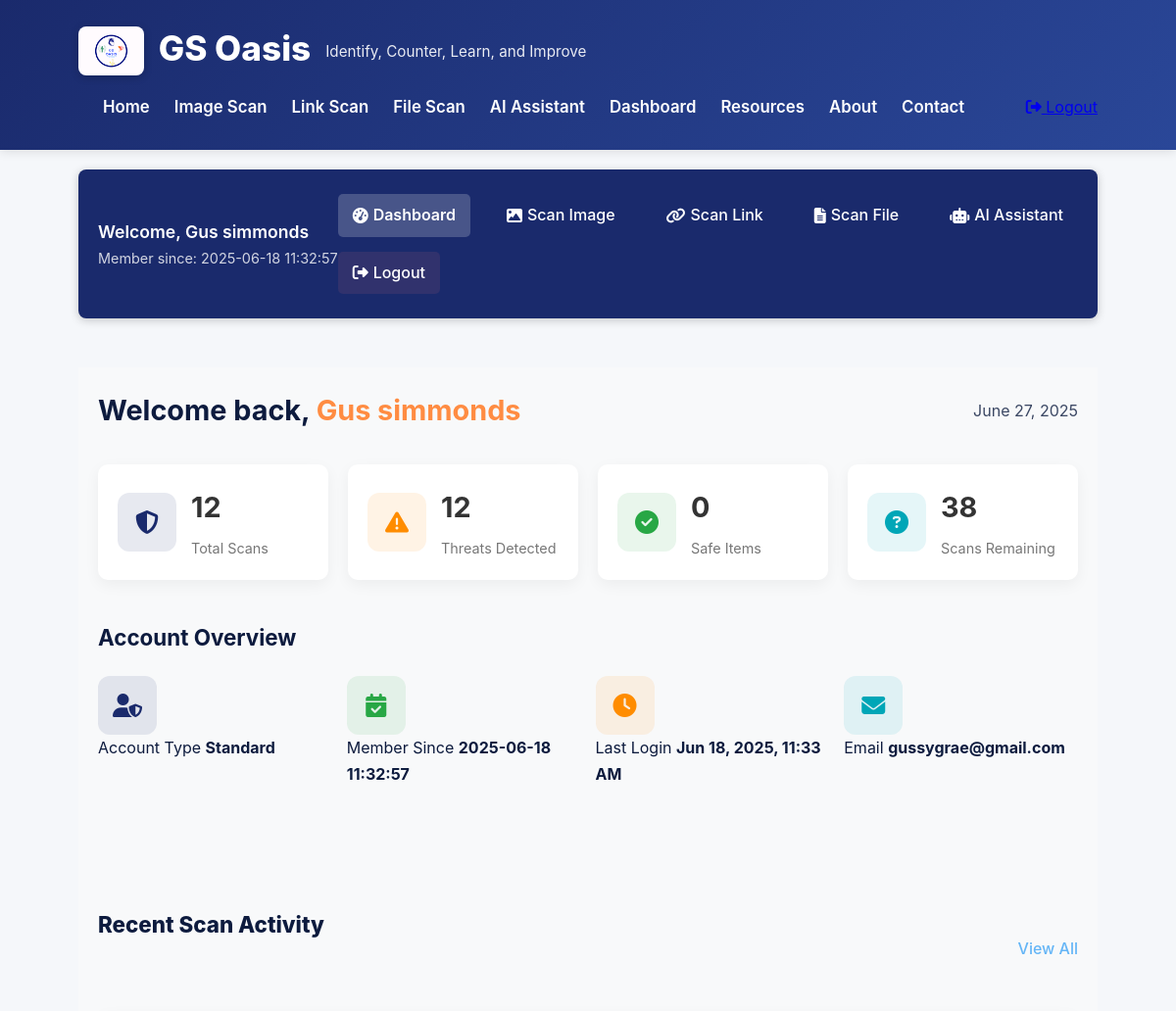
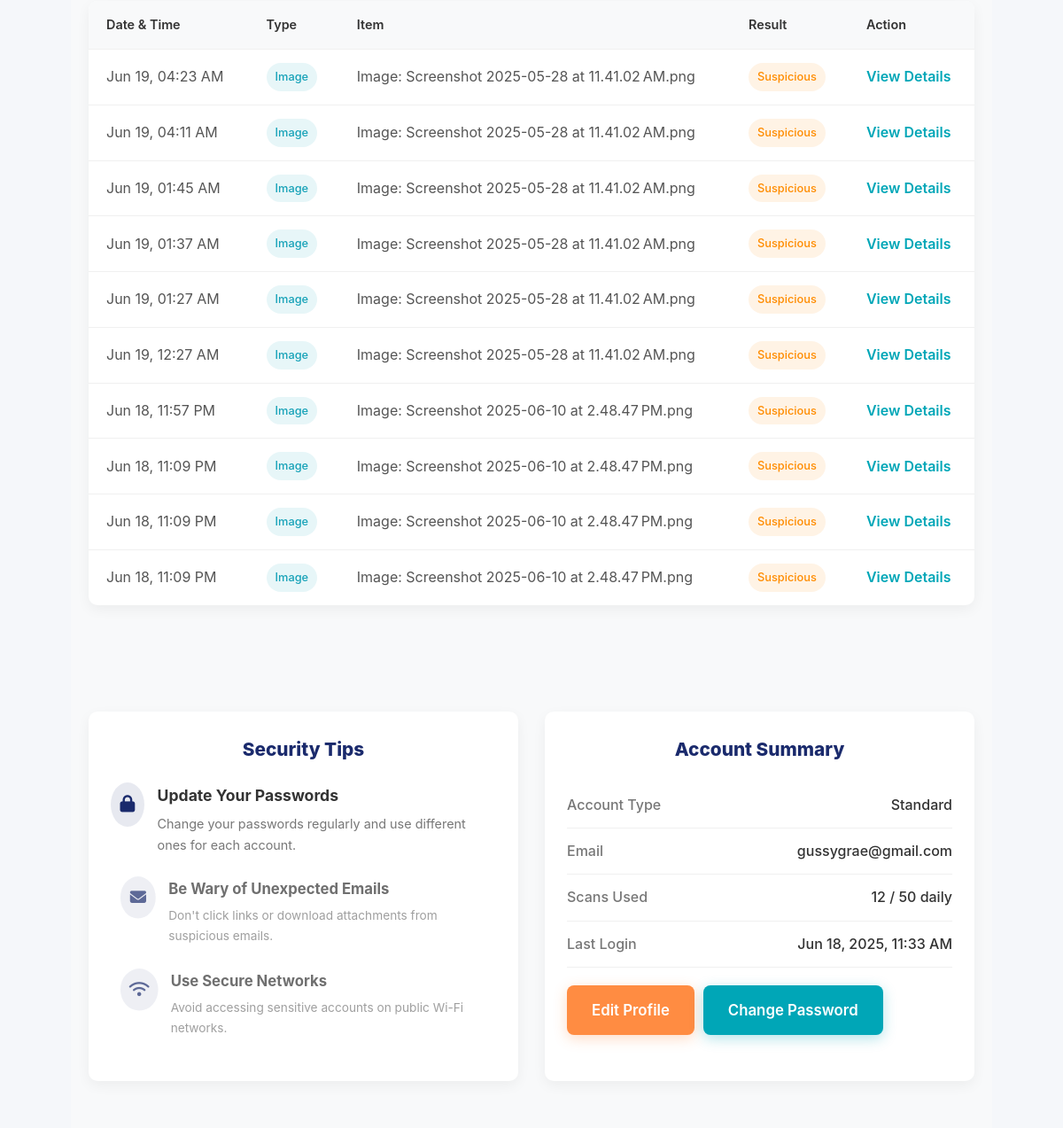
Page /dashboard (signed in, upper part) on the earlier database version (2 pictures, top to bottom).
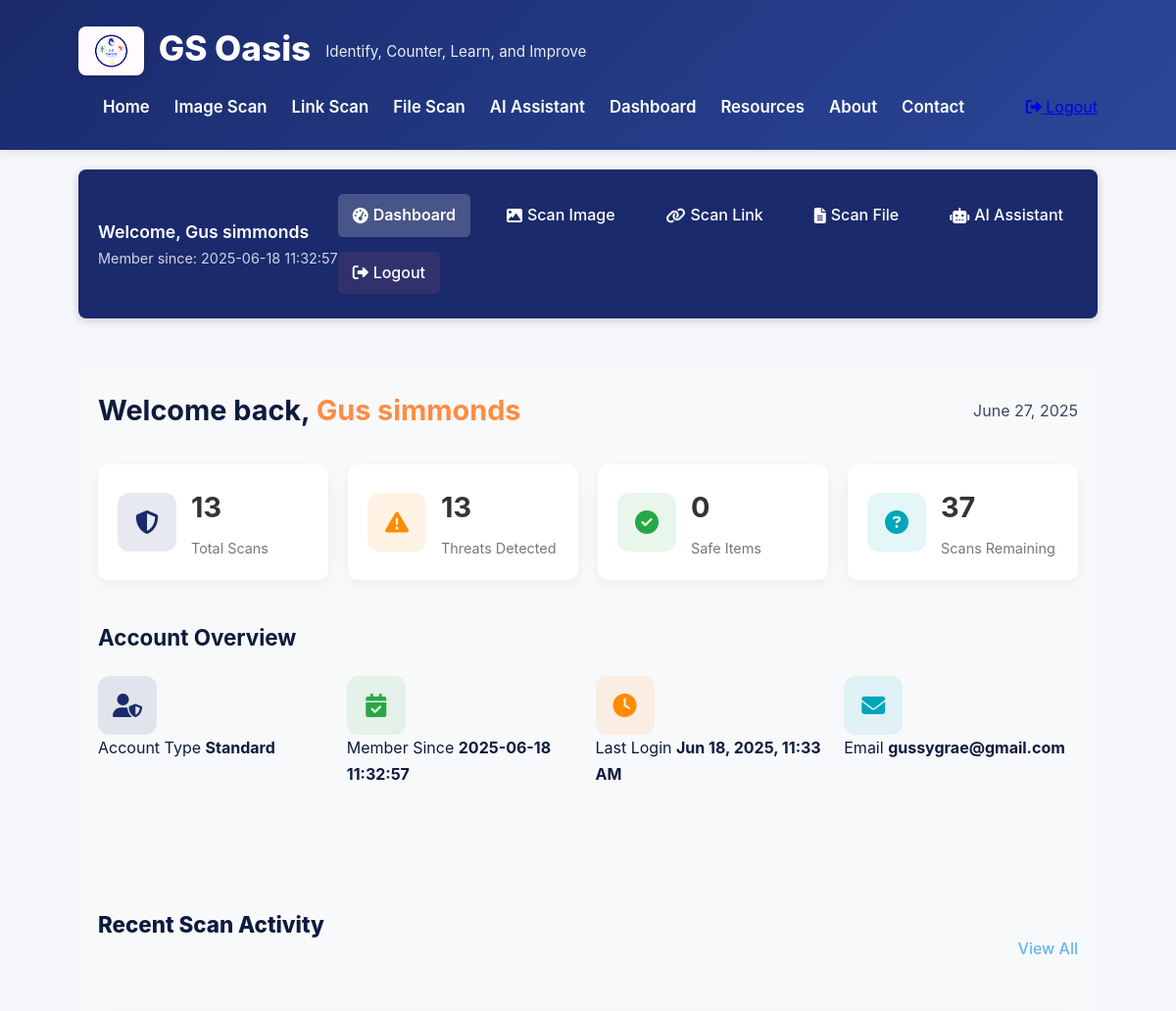
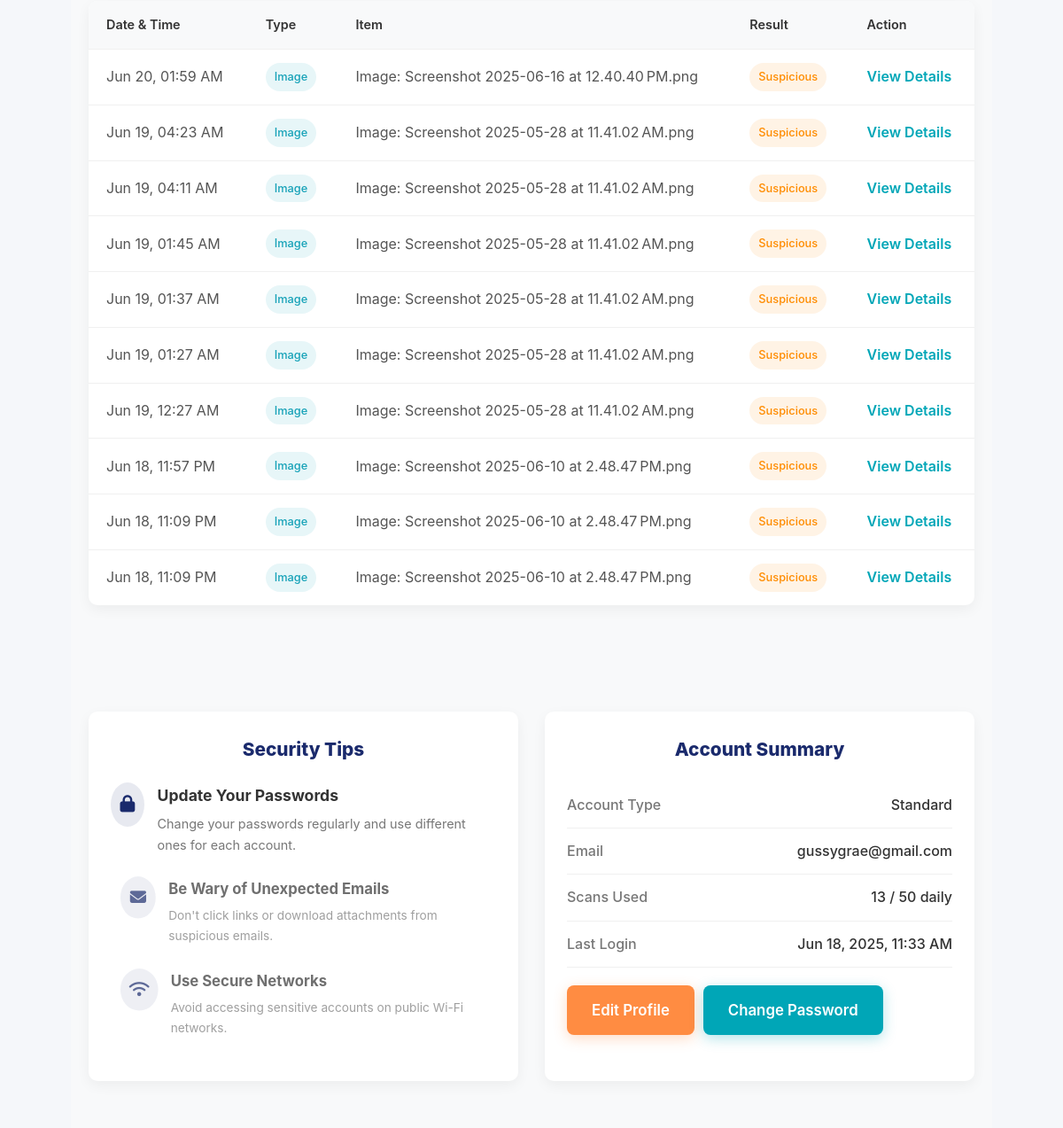
Same page on the later database version (2 pictures, top to bottom).
### tables this page shows
CREATE TABLE users (
                id INTEGER PRIMARY KEY AUTOINCREMENT,
                username TEXT UNIQUE NOT NULL,
                email TEXT NOT NULL,
                password TEXT NOT NULL
            , created_at TEXT, last_login TEXT, account_type TEXT);

CREATE TABLE scan_history (
                id INTEGER PRIMARY KEY AUTOINCREMENT,
                user_id INTEGER,
                scan_date TEXT DEFAULT CURRENT_TIMESTAMP,
                scan_type TEXT NOT NULL,
                scan_item TEXT NOT NULL,
                result TEXT NOT NULL,
                FOREIGN KEY (user_id) REFERENCES users(id)
            );

### gs-oasis/app.py (the view, shortened to what this page needs)
@app.route('/dashboard')
@login_required
def dashboard():
    username = session.get('username')
    with sqlite3.connect('database.db') as conn:
        cursor = conn.cursor()
        cursor.execute("PRAGMA table_info(users)")
        columns = [col[1] for col in cursor.fetchall()]
        select_fields = ["email"]
        if 'created_at' in columns:
            select_fields.append('created_at')
        if 'last_login' in columns:
            select_fields.append('last_login')
        query = f"SELECT {', '.join(select_fields)} FROM users WHERE username = ?"
        try:
            cursor.execute(query, (username,))
            user_data = cursor.fetchone()
            if user_data:
                email = user_data[0]
                join_date = "N/A"
                last_login = "N/A"
                field_index = 1
                if 'created_at' in columns and len(user_data) > field_index:
                    join_date = user_data[field_index] if user_data[field_index] else "N/A"
                    field_index += 1
                if 'last_login' in columns and len(user_data) > field_index:
                    last_login = user_data[field_index] if user_data[field_index] else "N/A"
            else:
                email = "N/A"
                join_date = "N/A"
                last_login = "N/A"
        except sqlite3.Error as e:
            print(f"Database error: {str(e)}")
            email = "N/A"
            join_date = "N/A"
            last_login = "N/A"
        user_id = session.get('user_id')
        try:
            cursor.execute("SELECT COUNT(*) FROM scan_history WHERE user_id = ?", (user_id,))
            scan_count = cursor.fetchone()[0] or 0
            cursor.execute("SELECT COUNT(*) FROM scan_history WHERE user_id = ? AND result LIKE '%suspicious%' OR result LIKE '%danger%' OR result LIKE '%scam%'", (user_id,))
            threat_count = cursor.fetchone()[0] or 0
            cursor.execute("SELECT COUNT(*) FROM scan_history WHERE user_id = ? AND result LIKE '%safe%'", (user_id,))
            safe_count = cursor.fetchone()[0] or 0
            daily_limit = 50  # Could make this dynamic based on account type
            remaining_scans = daily_limit - scan_count if scan_count < daily_limit else 0
        except sqlite3.Error as e:
            print(f"Error fetching scan statistics: {e}")
            scan_count = 0
            threat_count = 0
            safe_count = 0
            remaining_scans = 50
        if last_login != "N/A":
            try:
                login_time = time.strptime(last_login, "%Y-%m-%d %H:%M:%S")
                today = time.strftime("%Y-%m-%d")
                if time.strftime("%Y-%m-%d", login_time) == today:
                    last_login = "Today, " + time.strftime("%I:%M %p", login_time)
                else:
                    last_login = time.strftime("%b %d, %Y, %I:%M %p", login_time)
            except:
                pass
        current_date = time.strftime("%B %d, %Y")
        recent_activities = []
        try:
            cursor.execute("""
                SELECT scan_date, scan_type, scan_item, result
                FROM scan_history
                WHERE user_id = ?
                ORDER BY scan_date DESC LIMIT 10
            """, (user_id,))
            history_items = cursor.fetchall()
            for item in history_items:
                scan_date, scan_type, scan_item, result = item
                try:
                    item_date = time.strptime(scan_date, "%Y-%m-%d %H:%M:%S")
                    today = time.strftime("%Y-%m-%d")
                    yesterday = time.strftime("%Y-%m-%d", time.localtime(time.time() - 86400))
                    if time.strftime("%Y-%m-%d", item_date) == today:
                        formatted_date = "Today, " + time.strftime("%I:%M %p", item_date)
                    elif time.strftime("%Y-%m-%d", item_date) == yesterday:
                        formatted_date = "Yesterday, " + time.strftime("%I:%M %p", item_date)
                    else:
                        formatted_date = time.strftime("%b %d, %I:%M %p", item_date)
                except:
                    formatted_date = scan_date
                result_category = "safe"
                if "suspicious" in result.lower() or "warning" in result.lower():
                    result_category = "suspicious"
                elif "danger" in result.lower() or "scam" in result.lower() or "threat" in result.lower():
                    result_category = "dangerous"
                recent_activities.append({
                    "date": formatted_date,
                    "type": scan_type,
                    "item": scan_item,
                    "result": result_category
                })
        except sqlite3.Error as e:
            print(f"Error fetching scan history: {e}")
            recent_activities = [{
                "date": "No scan history available",
                "type": "none",
                "item": "Database error occurred",
                "result": "none"
            }]
    return render_template('dashboard.html',
                          username=username,
                          email=email,
                          join_date=join_date,
                          current_date=current_date,
                          scan_count=scan_count,
                          threat_count=threat_count,
                          safe_count=safe_count,
                          remaining_scans=remaining_scans,
                          last_login=last_login,
                          recent_activities=recent_activities)

### gs-oasis/templates/dashboard.html
{% extends 'base.html' %}
{% block content %}
<div class="dashboard-container">
    <div class="dashboard-topnav">
        <div class="user-info">
            <span class="welcome-message">Welcome, {{ username }}</span>
            <span class="member-since">Member since: {{ join_date }}</span>
        </div>
        <nav class="top-nav">
            <a href="{{ url_for('dashboard') }}" class="active"><i class="fas fa-tachometer-alt"></i> Dashboard</a>
            <a href="{{ url_for('scan_image') }}"><i class="fas fa-image"></i> Scan Image</a>
            <a href="{{ url_for('scan_link') }}"><i class="fas fa-link"></i> Scan Link</a>
            <a href="{{ url_for('scan_file') }}"><i class="fas fa-file-alt"></i> Scan File</a>
            <a href="{{ url_for('ai_assistant') }}"><i class="fas fa-robot"></i> AI Assistant</a>
            <a href="{{ url_for('logout') }}" class="logout-btn"><i class="fas fa-sign-out-alt"></i> Logout</a>
        </nav>
    </div>
    <div class="dashboard-main">
        <div class="dashboard-header">
            <h1>Welcome back, <span class="highlight">{{ username }}</span></h1>
            <div class="date">{{ current_date }}</div>
        </div>
        <div class="stats-overview">
            <div class="stat-card">
                <div class="stat-icon">
                    <i class="fas fa-shield-alt"></i>
                </div>
                <div class="stat-details">
                    <h3>{{ scan_count }}</h3>
                    <p>Total Scans</p>
                </div>
            </div>
            <div class="stat-card">
                <div class="stat-icon warning">
                    <i class="fas fa-exclamation-triangle"></i>
                </div>
                <div class="stat-details">
                    <h3>{{ threat_count }}</h3>
                    <p>Threats Detected</p>
                </div>
            </div>
            <div class="stat-card">
                <div class="stat-icon success">
                    <i class="fas fa-check-circle"></i>
                </div>
                <div class="stat-details">
                    <h3>{{ safe_count }}</h3>
                    <p>Safe Items</p>
                </div>
            </div>
            <div class="stat-card">
                <div class="stat-icon info">
                    <i class="fas fa-question-circle"></i>
                </div>
                <div class="stat-details">
                    <h3>{{ remaining_scans }}</h3>
                    <p>Scans Remaining</p>
                </div>
            </div>
        </div>
        <div class="quick-actions">
            <h2>Account Overview</h2>
            <div class="action-buttons">
                <div class="account-stat">
                    <div class="stat-icon">
                        <i class="fas fa-user-shield"></i>
                    </div>
                    <div class="stat-info">
                        <span>Account Type</span>
                        <strong>Standard</strong>
                    </div>
                </div>
                <div class="account-stat">
                    <div class="stat-icon success">
                        <i class="fas fa-calendar-check"></i>
                    </div>
                    <div class="stat-info">
                        <span>Member Since</span>
                        <strong>{{ join_date }}</strong>
                    </div>
                </div>
                <div class="account-stat">
                    <div class="stat-icon warning">
                        <i class="fas fa-clock"></i>
                    </div>
                    <div class="stat-info">
                        <span>Last Login</span>
                        <strong>{{ last_login }}</strong>
                    </div>
                </div>
                <div class="account-stat">
                    <div class="stat-icon info">
                        <i class="fas fa-envelope"></i>
                    </div>
                    <div class="stat-info">
                        <span>Email</span>
                        <strong>{{ email }}</strong>
                    </div>
                </div>
            </div>
        </div>
        <section id="history" class="recent-activity">
            <div class="section-header">
                <h2>Recent Scan Activity</h2>
                <a href="#" class="view-all">View All</a>
            </div>
            <div class="activity-table">
                <table>
                    <thead>
                        <tr>
                            <th>Date & Time</th>
                            <th>Type</th>
                            <th>Item</th>
                            <th>Result</th>
                            <th>Action</th>
                        </tr>
                    </thead>
                    <tbody>
                        {% for activity in recent_activities %}
                        <tr>
                            <td>{{ activity.date }}</td>
                            <td>
                                {% if activity.type == 'image' %}
                                <span class="badge image">Image</span>
                                {% elif activity.type == 'link' %}
                                <span class="badge link">Link</span>
                                {% elif activity.type == 'file' %}
                                <span class="badge file">File</span>
                                {% endif %}
                            </td>
                            <td>{{ activity.item }}</td>
                            <td>
                                {% if activity.result == 'safe' %}
                                <span class="badge success">Safe</span>
                                {% elif activity.result == 'suspicious' %}
                                <span class="badge warning">Suspicious</span>
                                {% elif activity.result == 'dangerous' %}
                                <span class="badge danger">Dangerous</span>
                                {% endif %}
                            </td>
                            <td><a href="#" class="btn-text">View Details</a></td>
                        </tr>
                        {% endfor %}
                    </tbody>
                </table>
            </div>
        </section>
        <div class="dashboard-row">
            <section id="security" class="security-tips">
                <h2>Security Tips</h2>
                <div class="tip-list">
                    <div class="tip-item">
                        <div class="tip-icon"><i class="fas fa-lock"></i></div>
                        <div class="tip-content">
                            <h3>Update Your Passwords</h3>
                            <p>Change your passwords regularly and use different ones for each account.</p>
                        </div>
                    </div>
                    <div class="tip-item">
                        <div class="tip-icon"><i class="fas fa-envelope"></i></div>
                        <div class="tip-content">
                            <h3>Be Wary of Unexpected Emails</h3>
                            <p>Don't click links or download attachments from suspicious emails.</p>
                        </div>
                    </div>
                    <div class="tip-item">
                        <div class="tip-icon"><i class="fas fa-wifi"></i></div>
                        <div class="tip-content">
                            <h3>Use Secure Networks</h3>
                            <p>Avoid accessing sensitive accounts on public Wi-Fi networks.</p>
                        </div>
                    </div>
                </div>
            </section>
            <section id="settings" class="account-summary">
                <h2>Account Summary</h2>
                <div class="account-details">
                    <div class="detail-row">
                        <div class="detail-label">Account Type</div>
                        <div class="detail-value">Standard</div>
                    </div>
                    <div class="detail-row">
                        <div class="detail-label">Email</div>
                        <div class="detail-value">{{ email }}</div>
                    </div>
                    <div class="detail-row">
                        <div class="detail-label">Scans Used</div>
                        <div class="detail-value">{{ scan_count }} / 50 daily</div>
                    </div>
                    <div class="detail-row">
                        <div class="detail-label">Last Login</div>
                        <div class="detail-value">{{ last_login }}</div>
                    </div>
                    <div class="detail-buttons">
                        <a href="{{ url_for('edit_profile') }}" class="btn btn-primary">Edit Profile</a>
                        <a href="{{ url_for('change_password') }}" class="btn btn-secondary">Change Password</a>
                    </div>
                </div>
            </section>
        </div>
    </div>
</div>
{% endblock %}

Differences in the rows shown:
no longer on this page (row unchanged): scan_history: date "Jun 18, 11:09 PM", scan_type "Image", item "Image: Screenshot 2025-06-10 at 2.48.47 PM.png", shows "Suspicious"
added scan_history: date "Jun 20, 01:59 AM", scan_type "Image", item "Image: Screenshot 2025-06-16 at 12.40.40 PM.png", shows "Suspicious"
Other differences:
{{ scan_count }}: "12" → "13"
{{ threat_count }}: "12" → "13"
{{ remaining_scans }}: "38" → "37"
